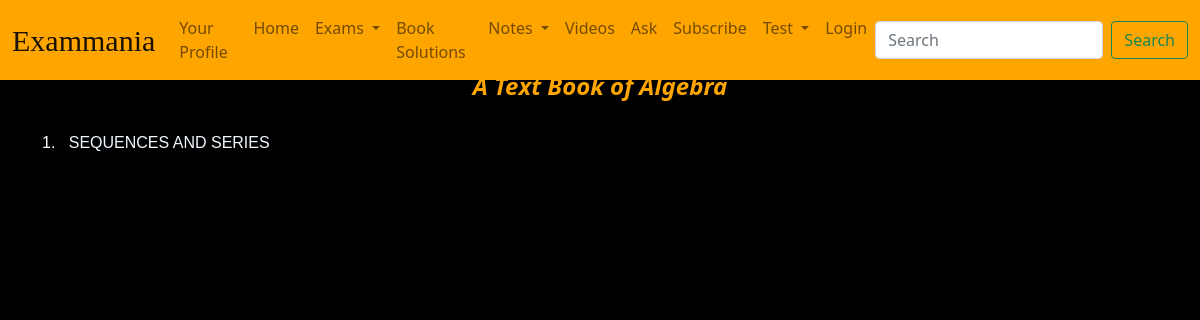
Before: /home/chapter-list/A Text Book of Algebra/ with the older database file.
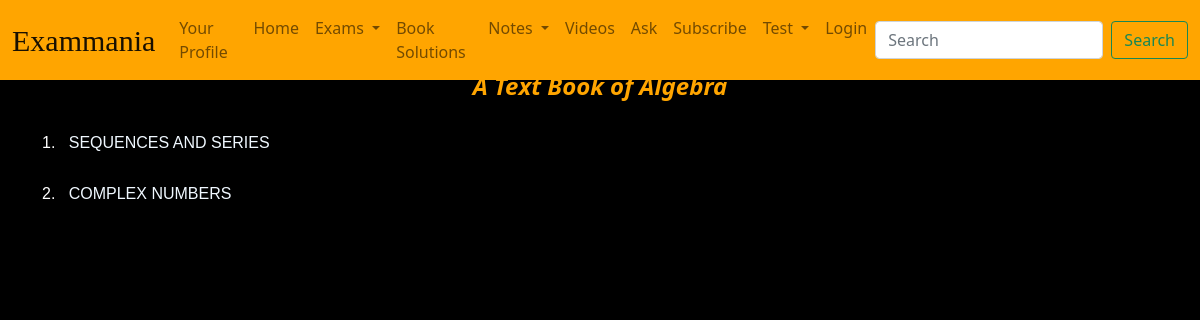
After: the same page with the newer database file.
### main/models.py (models this page shows, shortened)
class Chapter(models.Model):
    name= models.CharField(max_length=250)
    book= models.ForeignKey(Book, related_name="chapters", on_delete=models.CASCADE)

### main/views.py (the view)
# urls.py: path("chapter-list/<str:book_name>/", views.chapterlist, name="chapter_list"),
def chapterlist(request, book_name):
  book=Book.objects.get(name=book_name)
  chapters=Chapter.objects.filter(book=book)
  dic= {
    "Chapters":chapters,
    "book":book,
  }
  return render(request, "main/chapterlist.html", dic)

### templates/main/chapterlist.html (shortened to what this page needs)
{% extends 'main/base.html' %}
{% load static %}
{% block extrahead %}
<link rel="stylesheet" href="{% static 'main/css/chapterlist.css' %}">
{% endblock %}
{% block body %}
<div class="container">
  <h1 id="heading">{{ book.name }}</h1>
  {% for chapter in Chapters %}
  <h4 id="chapter_name">{{ forloop.counter }}.&nbsp;&nbsp;<a
      href="{% url 'main:exercise_list' book.name chapter.name %}">
      {{ chapter.name }}</a></h4>
  {% endfor %}
  {% endblock %}

Changed rows visible on the page:
added Chapter: name "COMPLEX NUMBERS"
